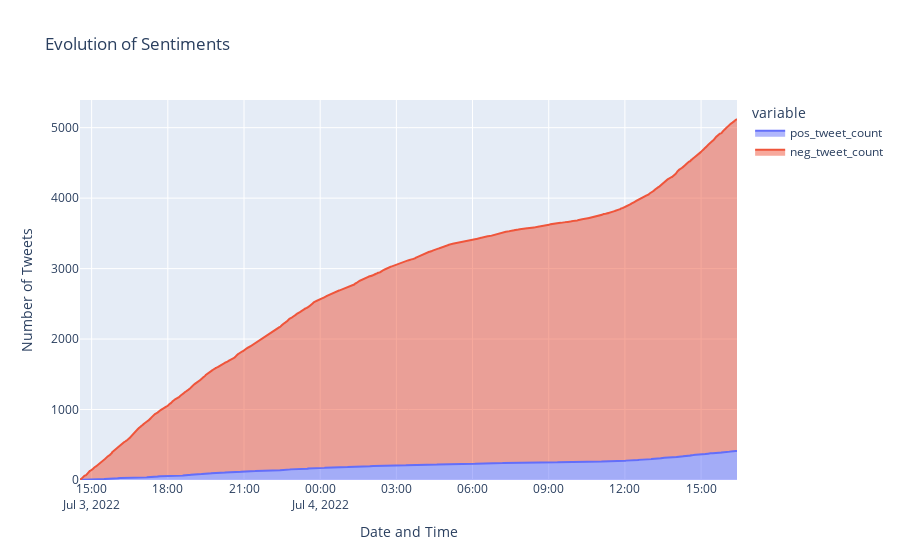

Write notebook code for a chart like this one.
### Code cell
# px.area(x=twit_data_obj.df['tweet_time'],y=[twit_data_obj.df['pos_tweet_count'],twit_data_obj.df['neg_tweet_count']])
px.area(data_frame=twit_data_obj.df,x='tweet_time',y=['pos_tweet_count','neg_tweet_count'],title='Evolution of Sentiments').update_layout(xaxis_title='Date and Time', yaxis_title = 'Number of Tweets')

### Figure 1 — Plotly figure (JSON) as saved in the notebook; plotly's stock layout.template omitted (floating-point values rounded to 4 significant figures; data arrays with more than 128 entries replaced by an {"elided": "..."} marker saying what was removed)
{"data": [{"fillpattern": {"shape": ""}, "hovertemplate": "variable=pos_tweet_count<br>tweet_time=%{x}<br>value=%{y}<extra></extra>", "legendgroup": "pos_tweet_count", "line": {"color": "#636efa"}, "marker": {"symbol": "circle"}, "mode": "lines", "name": "pos_tweet_count", "orientation": "v", "showlegend": true, "stackgroup": "1", "type": "scatter", "x": {"elided": "10000 str values"}, "xaxis": "x", "y": {"elided": "10000 int values"}, "yaxis": "y"}, {"fillpattern": {"shape": ""}, "hovertemplate": "variable=neg_tweet_count<br>tweet_time=%{x}<br>value=%{y}<extra></extra>", "legendgroup": "neg_tweet_count", "line": {"color": "#EF553B"}, "marker": {"symbol": "circle"}, "mode": "lines", "name": "neg_tweet_count", "orientation": "v", "showlegend": true, "stackgroup": "1", "type": "scatter", "x": {"elided": "10000 str values"}, "xaxis": "x", "y": {"elided": "10000 int values"}, "yaxis": "y"}], "layout": {"legend": {"title": {"text": "variable"}, "tracegroupgap": 0}, "title": {"text": "Evolution of Sentiments"}, "xaxis": {"anchor": "y", "domain": [0, 1], "title": {"text": "Date and Time"}}, "yaxis": {"anchor": "x", "domain": [0, 1], "title": {"text": "Number of Tweets"}}}}
